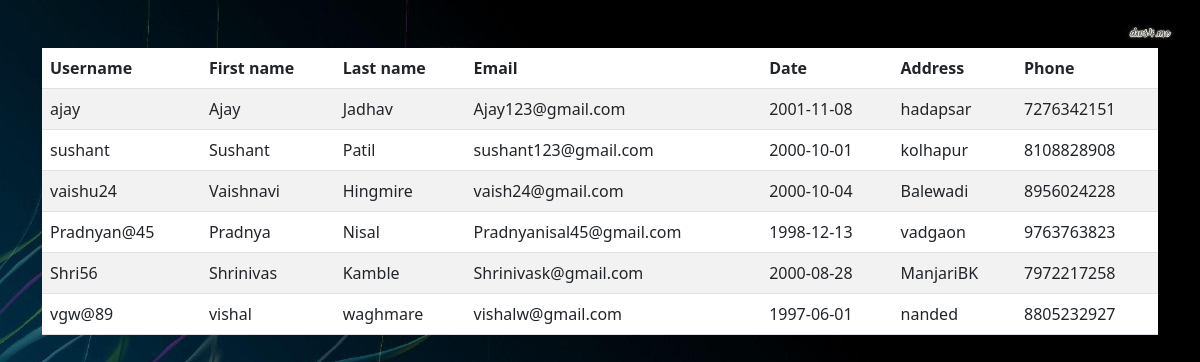
Page /view_user on the committed database.
### app.py (models this page shows)
class Users(db.Model):
    id = db.Column(db.Integer, primary_key=True)
    username = db.Column(db.String(20), unique=True, nullable=False)
    uname = db.Column(db.String(20), unique=True, nullable=False)
    lname = db.Column(db.String(20), unique=True, nullable=False)
    email = db.Column(db.String(120), unique=True, nullable=False)
    date = db.Column(db.String(120), unique=True, nullable=False)
    address = db.Column(db.String(20), unique=True, nullable=False)
    phone = db.Column(db.String(20), unique=True, nullable=False)
    pass1 = db.Column(db.String(60), nullable=False)

### app.py (the view)
@app.route("/view_user")
def view_user():
    users = Users.query.all()
    return render_template('view_user.html', users=users)

### templates/view_user.html (shortened to what this page needs)
<!doctype html>
<html lang="en">
  <head>
    <link href="https://cdn.jsdelivr.net/npm/bootstrap@5.3.0/dist/css/bootstrap.min.css" rel="stylesheet">
  </head>
  <body>
    <body>
        <div class="container my-5">
          <table class="table table-striped">
            <thead>
              <tr>
                <th scope="col"> Username</th>
                <th scope="col"> First  name</th>
                <th scope="col"> Last name</th>
                <th scope="col">Email</th>
                <th scope="col"> Date</th>
                <th scope="col"> Address</th>
                <th scope="col"> Phone</th>
              </tr>
            </thead>
            <tbody>
              {% for user in users %}
              <tr>
                <td colspan="">{{user.username}}</td>
                <td colspan="">{{user.uname}}</td>
                <td colspan="">{{user.lname}}</td>
                <td colspan="">{{user.email}}</td>
                <td colspan="">{{user.date}}</td>
                <td colspan="">{{user.address}}</td>
                <td colspan="">{{user.phone}}</td>
              </tr>
              {% endfor %}</tbody></table></div>
  </body>
</html>

### templates/view_user.html (style rules this page uses)
body { background-image: url("/static/images/nh.jpg"); background-repeat: no-repeat; background-size: cover; }

### rows in the picture
Users: username "ajay", uname "Ajay", lname "Jadhav", email "Ajay123@gmail.com", date "2001-11-08", address "hadapsar", phone "7276342151"
Users: username "sushant", uname "Sushant", lname "Patil", email "sushant123@gmail.com", date "2000-10-01", address "kolhapur", phone "8108828908"
Users: username "vaishu24", uname "Vaishnavi", lname "Hingmire", email "vaish24@gmail.com", date "2000-10-04", address "Balewadi", phone "8956024228"
Users: username "Pradnyan@45", uname "Pradnya", lname "Nisal", email "Pradnyanisal45@gmail.com", date "1998-12-13", address "vadgaon", phone "9763763823"
Users: username "Shri56", uname "Shrinivas", lname "Kamble", email "Shrinivask@gmail.com", date "2000-08-28", address "ManjariBK", phone "7972217258"
Users: username "vgw@89", uname "vishal", lname "waghmare", email "vishalw@gmail.com", date "1997-06-01", address "nanded", phone "8805232927"
